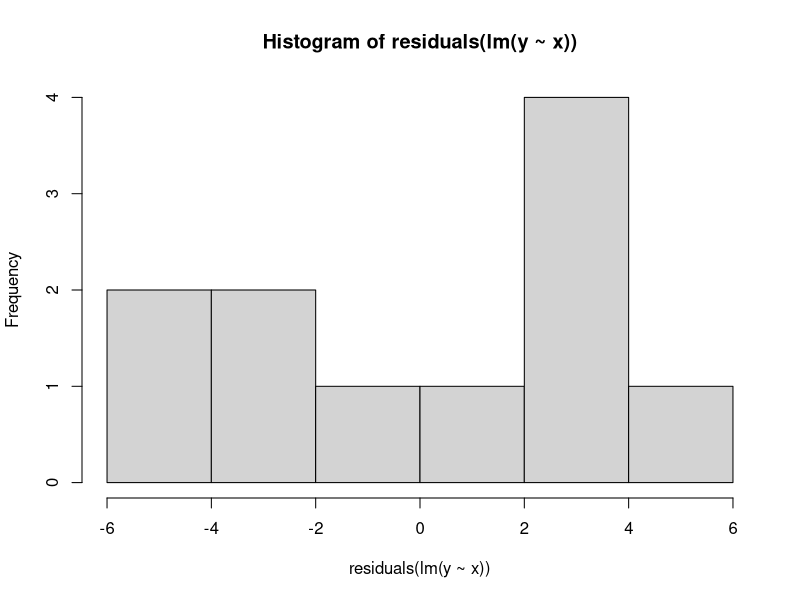

Recreate this plot in R.
x <- c(2, 3, 7, 9, 10, 10, 12, 15, 16, 20, 100)
y <- c(10, 11, 13, 14, 18, 20, 20, 22, 22, 26, 42)

lm(y~x)
summary(lm(y~x))

#plot(lm(y~x))
residuals(lm(y~x))
hist(residuals(lm(y~x)))